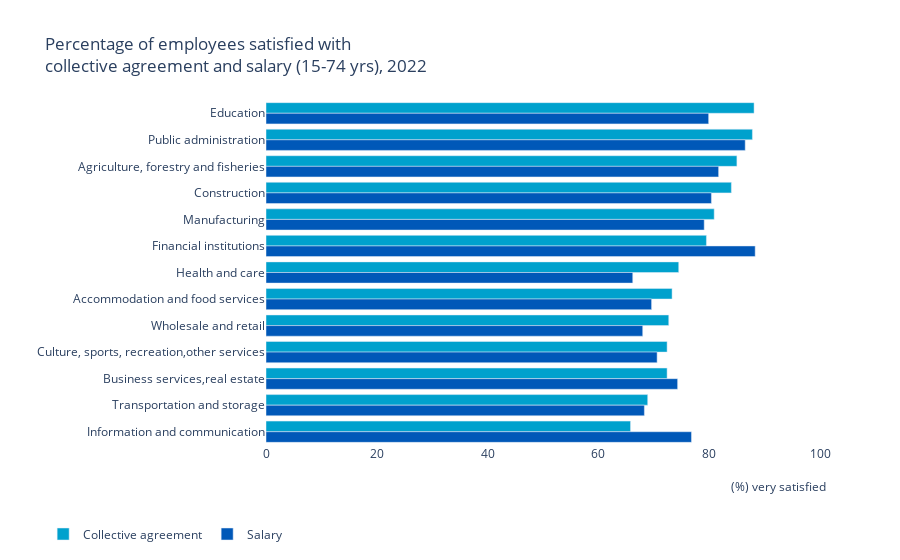

The notebook cell this image was saved under:
### Markdown cell above
It va esser tam simplic quam Occidental in fact, it va esser Occidental. A un Angleso it va semblar un simplificat Angles, quam un skeptic Cambridge amico dit me que Occidental es. Li Europan lingues es membres del sam familie. Lor separat existentie es un myth. Por scientie, musica, sport etc, litot Europa usa li sam vocabular. Li lingues differe solmen in li grammatica, li pronunciation e li plu commun vocabules. Omnicos directe al desirabilite de un nov lingua franca: On refusa continuar payar custosi traductores. At solmen va esser necessi far uniform grammatica, pronunciation e plu sommun paroles.

### Code cell
import plotly.graph_objects as go
import pandas as pd

# Read the data from table3.csv
df3 = pd.read_csv('table3.csv')

# Create an empty figure
fig3 = go.Figure()

# Define a list of tuples with the variable names and their respective colors
variables = [("Collective agreement (CAO) (% (very) satisfied)", '#00a1cd'), 
             ("Salary (% (very) satisfied)", '#0058b8')]

# Loop over the variables to add a trace for each one
for var, color in variables:
    name = var.split("(")[0].strip()
    fig3.add_trace(go.Bar(
        y=df3["Bedrijfstak"],
        x=df3[var],
        name=name,
        orientation='h',
        hovertemplate=f'%{{y}}<br>{name}: <b>%{{x}}% (very) satisfied</b><extra></extra>',
        marker_color=color
    ))

# Customize the plot layout
fig3.update_layout(
    plot_bgcolor='white',
    title="Percentage of employees satisfied with<br>collective agreement and salary (15-74 yrs), 2022",
    xaxis=dict(title='', title_standoff=10, automargin=True, range=[0, 100]),  # Hide the original x-axis title
    yaxis=dict(title='', autorange="reversed", automargin=True),  # Remove y-axis title and add more whitespace between items
    legend=dict(title='', orientation='h', yanchor='bottom', y=-0.3, xanchor='right', x=0.04),  # Update legend settings
    barmode='group',  # Stack bars instead of placing them side-by-side
    height=600,
    annotations=[dict(x=1.015, y=-0.15, xref='paper', yref='paper', showarrow=False, text="(%) very satisfied")]  # Add annotation as x-axis title
)

# Show the plot
fig3.show()

### Figure 1 — Plotly figure (JSON) as saved in the notebook; plotly's stock layout.template omitted (floating-point values rounded to 4 significant figures)
{"data": [{"hovertemplate": "%{y}<br>Collective agreement: <b>%{x}% (very) satisfied</b><extra></extra>", "marker": {"color": "#00a1cd"}, "name": "Collective agreement", "orientation": "h", "type": "bar", "x": [88.1, 87.8, 85, 84, 80.9, 79.5, 74.5, 73.3, 72.7, 72.4, 72.4, 68.9, 65.8], "y": ["Education", "Public administration", "Agriculture, forestry and fisheries", "Construction", "Manufacturing", "Financial institutions", "Health and care", "Accommodation and food services", "Wholesale and retail", "Culture, sports, recreation,other services", "Business services,real estate", "Transportation and storage", "Information and communication"]}, {"hovertemplate": "%{y}<br>Salary: <b>%{x}% (very) satisfied</b><extra></extra>", "marker": {"color": "#0058b8"}, "name": "Salary", "orientation": "h", "type": "bar", "x": [79.9, 86.5, 81.7, 80.4, 79.1, 88.3, 66.2, 69.6, 68, 70.6, 74.3, 68.3, 76.8], "y": ["Education", "Public administration", "Agriculture, forestry and fisheries", "Construction", "Manufacturing", "Financial institutions", "Health and care", "Accommodation and food services", "Wholesale and retail", "Culture, sports, recreation,other services", "Business services,real estate", "Transportation and storage", "Information and communication"]}], "layout": {"annotations": [{"showarrow": false, "text": "(%) very satisfied", "x": 1.015, "xref": "paper", "y": -0.15, "yref": "paper"}], "autosize": true, "barmode": "group", "legend": {"orientation": "h", "title": {"text": ""}, "x": 0.04, "xanchor": "right", "y": -0.3, "yanchor": "bottom"}, "plot_bgcolor": "white", "title": {"text": "Percentage of employees satisfied with<br>collective agreement and salary (15-74 yrs), 2022"}, "xaxis": {"automargin": true, "range": [0, 100], "title": {"standoff": 10, "text": ""}, "type": "linear"}, "yaxis": {"automargin": true, "autorange": true, "range": [12.5, -0.5], "title": {"text": ""}, "type": "category"}}}
